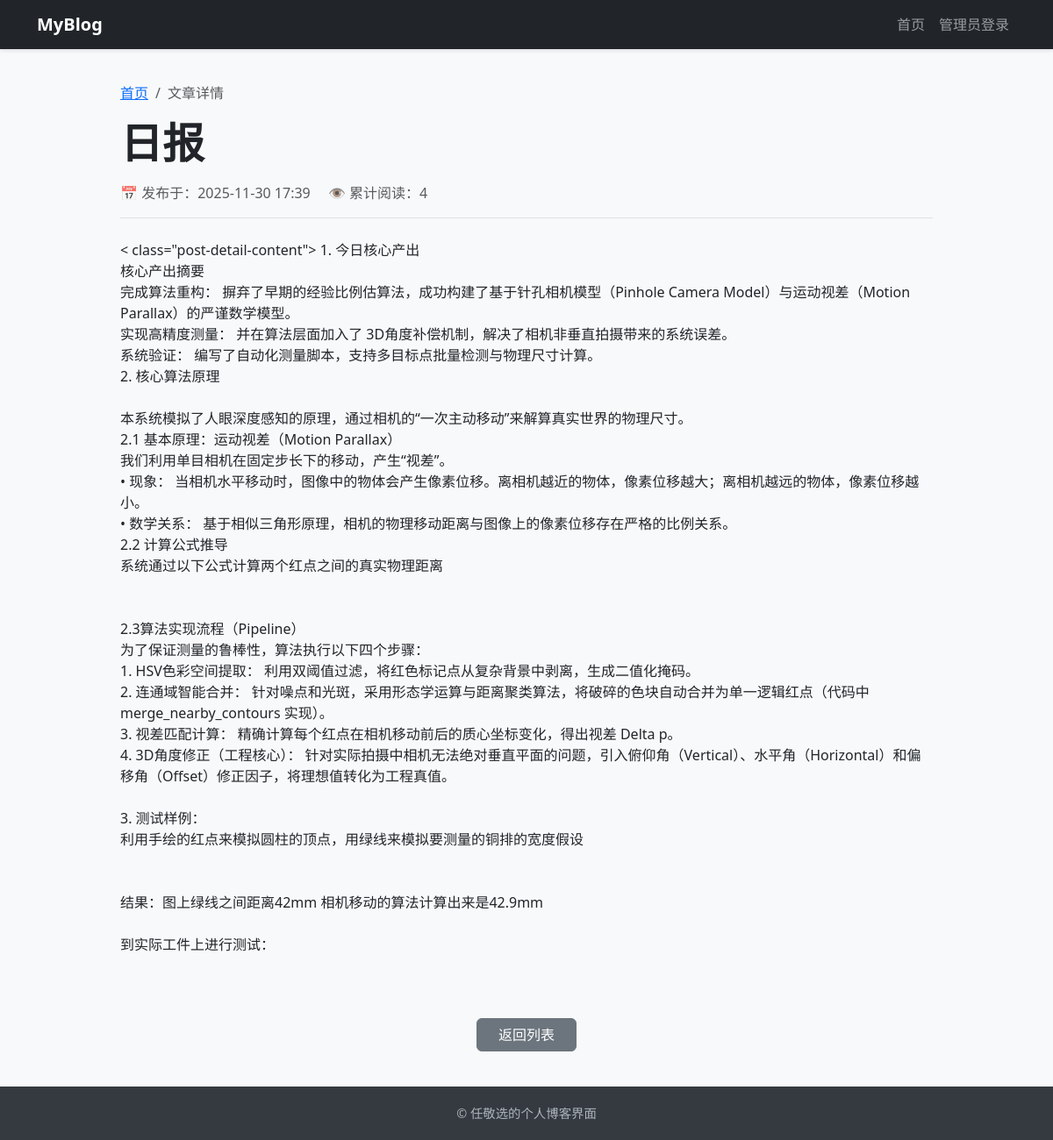
/post/1, run on the app's committed database.
### db.py (models this page shows, shortened)
class Post(db.Model):
    __tablename__ = 'post'
    id = db.Column(db.Integer, primary_key=True)
    title = db.Column(db.String(200), nullable=False)
    content = db.Column(db.Text, nullable=False)
    created_at = db.Column(db.DateTime, default=datetime.now)
    views = db.Column(db.Integer, default=0)

### blog.py (the view)
@blog_bp.route('/post/<int:post_id>')
def detail(post_id):
    post = Post.query.get_or_404(post_id)
    post.views += 1
    db.session.commit()
    return render_template('blog/detail.html', post=post)

### templates/blog/detail.html (shortened to what this page needs)
{% extends 'base.html' %}
{% block content %}
<div class="row justify-content-center">
    <div class="col-md-10">
        <nav aria-label="breadcrumb">
            <ol class="breadcrumb">
                <li class="breadcrumb-item"><a href="{{ url_for('blog.index') }}">首页</a></li>
                <li class="breadcrumb-item active" aria-current="page">文章详情</li>
            </ol>
        </nav>
        <h1 class="mb-3 display-5 fw-bold">{{ post.title }}</h1>
        <div class="text-muted mb-4 pb-3 border-bottom">
            <span class="me-3">📅 发布于：{{ post.created_at.strftime('%Y-%m-%d %H:%M') }}</span>
            <span>👁️ 累计阅读：{{ post.views }}</span>
        </div>
        < class="post-detail-content">
            {{ post.content | replace('\n', '<br>') | safe }}
        </div>
        <div class="mt-5 text-center">
            <a href="{{ url_for('blog.index') }}" class="btn btn-secondary px-4">返回列表</a>
        </div>
    </div>
</div>
{% endblock %}

### static/css/style.css (style rules this page uses)
body { padding-top: 70px; min-height: 100vh; display: flex; flex-direction: column; background-color: #f8f9fa; }

### data on the page
Post: title "日报", created_at "2025-11-30 17:39", views "4", content "1. 今日核心产出 核心产出摘要 完成算法重构： 摒弃了早期的经验比例估算法，成功构建了基于针孔相机模型（Pinhole Camera Model）与运动视差（Motion Parallax）的严谨数学模型。 实现高精度测量： 并在算法层面加入了 3D角度补偿机制，解决了相机非垂直拍摄带来的系统误差。 系统验证： 编写了自动化测量脚本，支持多目标点批量检测与物理尺寸计算。 2. 核心算法原理 本系统模拟了人眼深度感知的原理，通过相机的“一次主动移动”来解算真实世界的物理尺寸。 2.1 基本原理：运动视差（Motion Parallax） 我们利用单目相机在固定步长下的移动，产生“视差”。 • 现象： 当相机水平移动时，图像中的物体会产生像素位移。离相机越近的物体，像素位移越大；离相机越远的物体，像素位移越小。 • 数学关系： 基于相似三角形原理，相机的物理移动距离与图像上的像素位移存在严格的比例关系。 2.2 计算公式推导 系统通过以下公式计算两个红点之间的真实物理距离 2.3算法实现流程（Pipeline） 为了保证测量的鲁棒性，算法执行以下四个步骤： 1. HSV色彩空间提取： 利用双阈值过滤，将红色标记点从复杂背景中剥离，生成二值化掩码。 2. 连通域智能合并： 针对噪点和光斑，采用形态学运算与距离聚类算法，将破碎的色块自动合并为单一逻辑红点（代码中 merge_nearby_contours 实现）。 3. 视差匹配计算： 精确计算每个红点在相机移动前后的质心坐标变化，得出视差 Delta p。 4. 3D角度修正（工程核心）：…"
